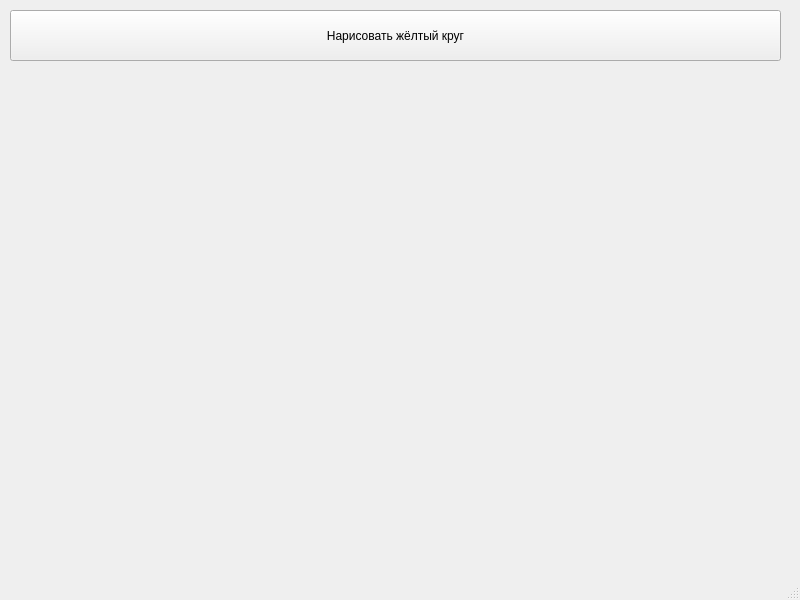
<?xml version="1.0" encoding="UTF-8"?>
<ui version="4.0">
 <class>MainWindow</class>
 <widget class="QMainWindow" name="MainWindow">
  <property name="geometry">
   <rect>
    <x>0</x>
    <y>0</y>
    <width>800</width>
    <height>600</height>
   </rect>
  </property>
  <property name="windowTitle">
   <string>MainWindow</string>
  </property>
  <widget class="QWidget" name="centralwidget">
   <widget class="QPushButton" name="pushButton">
    <property name="geometry">
     <rect>
      <x>10</x>
      <y>10</y>
      <width>771</width>
      <height>51</height>
     </rect>
    </property>
    <property name="text">
     <string>Нарисовать жёлтый круг</string>
    </property>
   </widget>
  </widget>
  <widget class="QMenuBar" name="menubar">
   <property name="geometry">
    <rect>
     <x>0</x>
     <y>0</y>
     <width>800</width>
     <height>21</height>
    </rect>
   </property>
  </widget>
  <widget class="QStatusBar" name="statusbar"/>
 </widget>
 <resources/>
 <connections/>
</ui>
